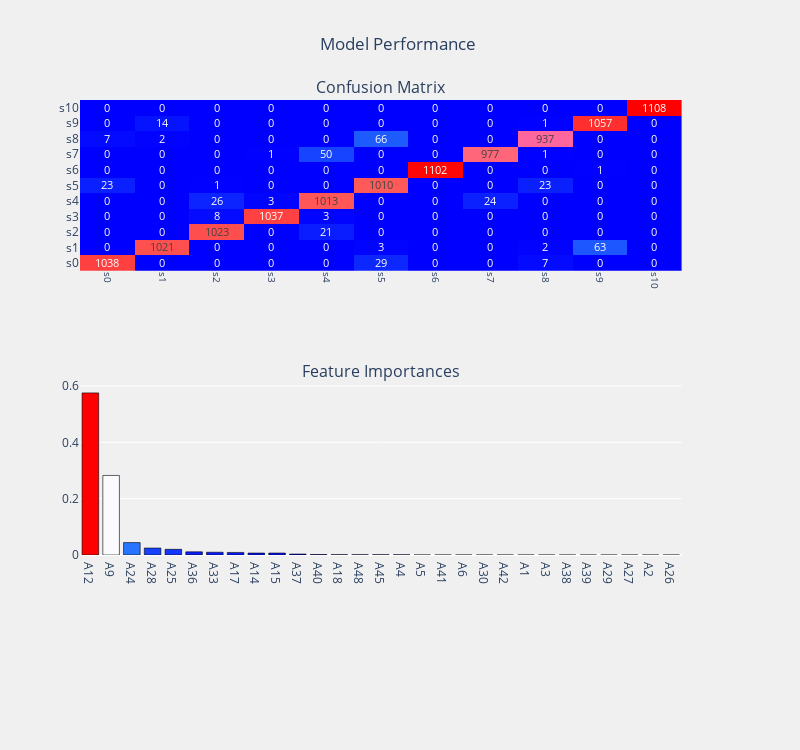

This figure's notebook cell:
### Markdown cell above
### 4.3. Decision Tree Classifier

### Code cell
from sklearn.tree import DecisionTreeClassifier
from sklearn.tree import export_graphviz
from io import StringIO
from IPython.display import Image
import pydot
dot_data = StringIO()

dec_clf = DecisionTreeClassifier(max_depth = 9, random_state = 142, criterion = "entropy")

sensorless_drive_prediction(dec_clf, X_train, X_test, y_train, y_test, "features")

# Plot decision tree
export_graphviz(dec_clf, out_file = dot_data, rounded = True, feature_names = cols,
                precision = 2, special_characters = True, 
                class_names = ["s0", "s1", "s2", "s3", "s4", "s5", "s6", "s7", "s8", "s9", "s10"], filled = True)

graph, = pydot.graph_from_dot_data(dot_data.getvalue())
Image(graph.create_png())

### Figure 1 — Plotly figure (JSON) as saved in the notebook; plotly's stock layout.template omitted (floating-point values rounded to 4 significant figures)
{"data": [{"colorscale": [[0, "rgb(0,0,255)"], [0.1, "rgb(51,153,255)"], [0.2, "rgb(102,204,255)"], [0.3, "rgb(153,204,255)"], [0.4, "rgb(204,204,255)"], [0.5, "rgb(255,255,255)"], [0.6, "rgb(255,204,255)"], [0.7, "rgb(255,153,255)"], [0.8, "rgb(255,102,204)"], [0.9, "rgb(255,102,102)"], [1, "rgb(255,0,0)"]], "name": "Confusion Matrix", "showscale": false, "texttemplate": "%{z}", "type": "heatmap", "x": ["s0", "s1", "s2", "s3", "s4", "s5", "s6", "s7", "s8", "s9", "s10"], "xaxis": "x", "y": ["s0", "s1", "s2", "s3", "s4", "s5", "s6", "s7", "s8", "s9", "s10"], "yaxis": "y", "z": [[1038, 0, 0, 0, 0, 29, 0, 0, 7, 0, 0], [0, 1021, 0, 0, 0, 3, 0, 0, 2, 63, 0], [0, 0, 1023, 0, 21, 0, 0, 0, 0, 0, 0], [0, 0, 8, 1037, 3, 0, 0, 0, 0, 0, 0], [0, 0, 26, 3, 1013, 0, 0, 24, 0, 0, 0], [23, 0, 1, 0, 0, 1010, 0, 0, 23, 0, 0], [0, 0, 0, 0, 0, 0, 1102, 0, 0, 1, 0], [0, 0, 0, 1, 50, 0, 0, 977, 1, 0, 0], [7, 2, 0, 0, 0, 66, 0, 0, 937, 0, 0], [0, 14, 0, 0, 0, 0, 0, 0, 1, 1057, 0], [0, 0, 0, 0, 0, 0, 0, 0, 0, 0, 1108]]}, {"marker": {"color": [0.5753, 0.2823, 0.044, 0.02464, 0.0201, 0.01116, 0.009849, 0.009103, 0.006959, 0.006933, 0.003352, 0.001633, 0.001226, 0.00108, 0.0009966, 0.0007384, 0.0001367, 0.0001288, 0.0001198, 8.597e-05, 5.732e-05, 4.528e-05, 2.069e-05, 0, 0, 0, 0, 0, 0], "colorscale": [[0, "rgb(0,0,255)"], [0.1, "rgb(51,153,255)"], [0.2, "rgb(102,204,255)"], [0.3, "rgb(153,204,255)"], [0.4, "rgb(204,204,255)"], [0.5, "rgb(255,255,255)"], [0.6, "rgb(255,204,255)"], [0.7, "rgb(255,153,255)"], [0.8, "rgb(255,102,204)"], [0.9, "rgb(255,102,102)"], [1, "rgb(255,0,0)"]], "line": {"color": "black", "width": 0.6}}, "name": "coefficients", "type": "bar", "x": ["A12", "A9", "A24", "A28", "A25", "A36", "A33", "A17", "A14", "A15", "A37", "A40", "A18", "A48", "A45", "A4", "A5", "A41", "A6", "A30", "A42", "A1", "A3", "A38", "A39", "A29", "A27", "A2", "A26"], "xaxis": "x2", "y": [0.5753, 0.2823, 0.044, 0.02464, 0.0201, 0.01116, 0.009849, 0.009103, 0.006959, 0.006933, 0.003352, 0.001633, 0.001226, 0.00108, 0.0009966, 0.0007384, 0.0001367, 0.0001288, 0.0001198, 8.597e-05, 5.732e-05, 4.528e-05, 2.069e-05, 0, 0, 0, 0, 0, 0], "yaxis": "y3"}], "layout": {"annotations": [{"font": {"size": 16}, "showarrow": false, "text": "Confusion Matrix", "x": 0.47, "xanchor": "center", "xref": "paper", "y": 1, "yanchor": "bottom", "yref": "paper"}, {"font": {"size": 16}, "showarrow": false, "text": "Feature Importances", "x": 0.47, "xanchor": "center", "xref": "paper", "y": 0.375, "yanchor": "bottom", "yref": "paper"}], "autosize": false, "height": 750, "margin": {"b": 195}, "paper_bgcolor": "rgba(240, 240, 240, 0.95)", "plot_bgcolor": "rgba(240, 240, 240, 0.95)", "showlegend": false, "title": {"pad": {"l": 280}, "text": "Model Performance", "xanchor": "left"}, "width": 800, "xaxis": {"anchor": "y", "domain": [0, 0.94], "showgrid": true, "tickangle": 90, "tickfont": {"size": 10}}, "xaxis2": {"anchor": "y3", "domain": [0, 0.94]}, "yaxis": {"anchor": "x", "domain": [0.625, 1]}, "yaxis2": {"anchor": "x", "overlaying": "y", "side": "right"}, "yaxis3": {"anchor": "x2", "domain": [0, 0.375]}}}
